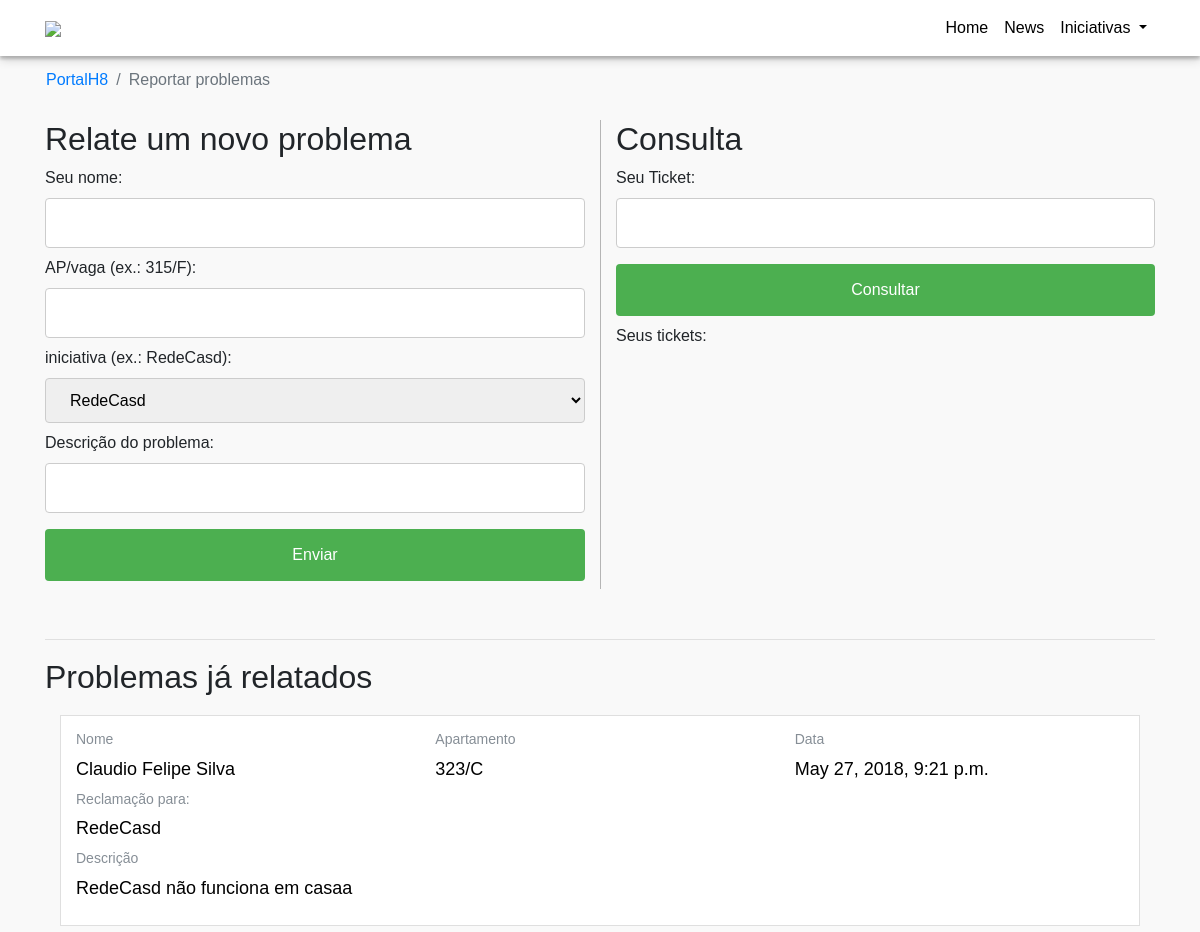
/reportar_problemas/ (upper part), run on an earlier commit of the app's database.
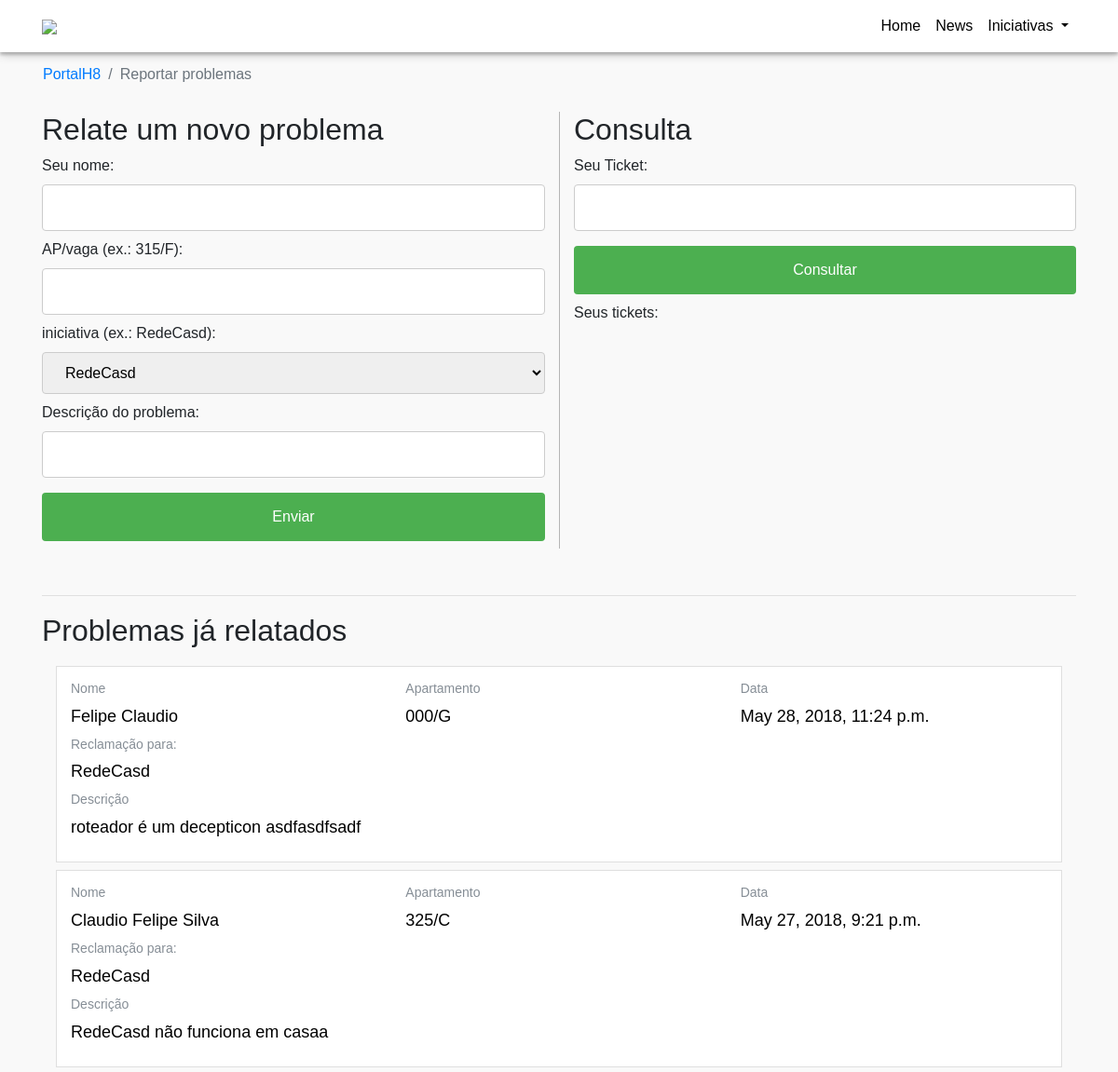
And on a later commit of the database.
### issues_report/models.py (models this page shows, shortened)
class Problem(models.Model):
    name = models.CharField(max_length=50)
    localization = models.CharField(max_length=5)
    iniciativa = models.CharField(max_length=20)
    description = models.CharField(max_length=200)
    pub_date = models.DateTimeField('date published')
    ticket = models.UUIDField(default=uuid.uuid4, editable=False, unique=True)
    status = models.CharField(default="enviado",max_length=20)

### issues_report/views.py (the view, shortened to what this page needs)
# urls.py: path('', views.index, name='index'),
def index(request):
    issue_form = IssueForm()
    ticket_form = TicketForm()
    try:
        ticket_cookies = eval(request.COOKIES['ticket'])
    except:
        ticket_cookies = []
    context = {'problems_list': Problem.objects.order_by('-pub_date'),'issue_form': issue_form,'ticket_form': ticket_form, 'ticket_cookies': ticket_cookies}
    return render(request, 'issues_report/index.html', context)

### issues_report/forms.py
class IssueForm(forms.Form):
    name = forms.CharField(label='Seu nome', initial='',max_length=50)
    localization = forms.CharField(label='AP/vaga (ex.: 315/F)', initial='', max_length=5)
    iniciativa = forms.ChoiceField(label='iniciativa (ex.: RedeCasd)', choices= (('RedeCasd','RedeCasd'),('DOO','DOO'),('Casd','Casd')))
    description = forms.CharField(label='Descrição do problema', initial='',max_length=200)

class TicketForm(forms.Form):
    ticket = forms.UUIDField(label='Seu Ticket', initial='')

### issues_report/templates/issues_report/index.html (shortened to what this page needs)
{% extends 'base.html' %}
{% load static %}
{% block style %}
    <link rel="stylesheet" type="text/css" href="{% static 'issues_report/css/style.css' %}" />
{% endblock %}
{% block content %}
    <div class="container">
        <div class="row">
            <nav aria-label="breadcrumb">
                <ol class="breadcrumb no-background-color">
                    <li class="breadcrumb-item"><a href="../">PortalH8</a></li>
                    <li class="breadcrumb-item active" aria-current="page">Reportar problemas</li>
                </ol>
            </nav>
        </div>
    </div>
    <div class="container" style="margin-bottom: 50px;">
        <div class="row">
            <div class="col-xl-6 col-md-12">
                <h1 class="issues_report-form__title">Relate um novo problema</h1>
                <div class="issues_report-form">
                    <form action="" method="post">
                        {{ issue_form }}
                        <input type="submit" value="Enviar" />
                    </form>
                </div>
            </div>
            <div class="col-xl-6 col-md-12 border-box">
                <h1 class="issues_report-form__title">Consulta</h1>
                <div class="issues_report-form">
                    <form action="./ticket" method="post">
                        {{ ticket_form }}
                        <input type="submit" value="Consultar" />
                    </form>
                    <div>
                        Seus tickets:
                    </div>
                </div>
            </div>
        </div>
    </div>
    <div class="container">
        <hr>
        <h2 class="public-problem__title"> Problemas já relatados </h2>
        <div class="col-xl-12 col-lg-12">
            {% for problem in problems_list %}
                <div class="public-problem-card">
                    <div class="row">
                        <div class="col-xl-4 col-lg-12">
                            <h5> Nome </h5>
                            <p> {{problem.name}} </p>
                        </div>
                        <div class="col-xl-4 col-lg-12">
                            <h5> Apartamento </h5>
                            <p> {{problem.localization}} </p>
                        </div>
                        <div class="col-xl-4 col-lg-12">
                            <h5> Data</h5>
                            <p> {{problem.pub_date}} </p>
                        </div>
                    </div>
                    <div class="row">
                        <div class="col-xl-12 col-lg-12">
                            <h5> Reclamação para:</h5>
                            <p> {{problem.iniciativa}} </p>
                        </div>
                    </div>
                    <div class="row">
                        <div class="col-xl-12 col-lg-12">
                            <h5> Descrição </h5>
                            <p> {{problem.description}} </p>
                        </div>
                    </div>
                </div>
            {% endfor %}
        </div>
    </div>
{% endblock %}

What changed in the data, as far as the page shows it:
added Problem: name "Felipe Claudio", localization "000/G", pub_date "May 28, 2018, 11:24 p.m.", iniciativa "RedeCasd", description "roteador é um decepticon asdfasdfsadf"
changed Problem "Claudio Felipe Silva": localization "323/C" → "325/C"
